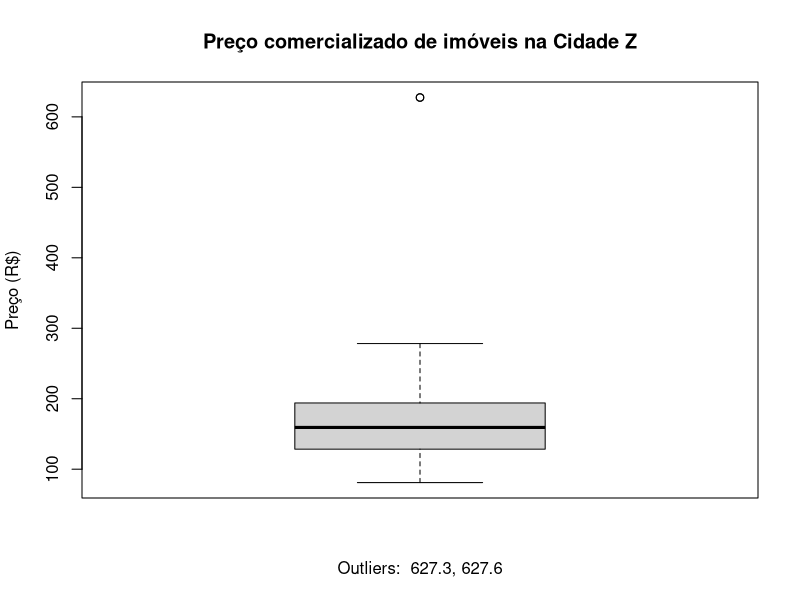

Write R code to recreate this figure.
## ---- chunk 1
# Primeiro, definimos o espaço de trabalho
workingDirectory = getwd()
setwd(workingDirectory)

library(knitr)
knitr::opts_chunk$set(echo = TRUE)
## ---- chunk 2
# Realizamos a leitura do banco de dados
zCityData = read.table("TRABALHO2.txt", header = TRUE)

# Separamos os dados da variável desejada (Preço Comercializado)
commercializedPriceData = zCityData$prc

# Com a biblioteca knitr, estruturamos uma tabela
knitr::kable(zCityData, caption = "Dados de Imóveis Residenciais comercializados na Cidade Z em 2019")
## ---- chunk 3
# Realizamos ordenação dos dados
sort(commercializedPriceData)

# Armazenamos o resumo dos dados
dataSummary = summary(commercializedPriceData)
dataSummary

# Retiramos do resumo:
# O primeiro quartil;
firstQuartile = as.numeric(dataSummary[2])
firstQuartile

# O terceiro quartil;
thirdQuartile = as.numeric(dataSummary[5])
thirdQuartile

# A mediana;
dataMedian = as.numeric(dataSummary[3])
dataMedian

# A média aritmética.
dataMean = as.numeric(dataSummary[4])
dataMean

# Calculamos o Desvio Padrão
standardDeviation = sd(commercializedPriceData)
standardDeviation
## ---- chunk 4
# Calculamos o coeficiente de assimetria de Person
pearsonAsymmetryCoefficient = 3 * (dataMean - dataMedian) / standardDeviation
pearsonAsymmetryCoefficient
## ---- chunk 5
# Calculamos os centis de 10 a 90
dataPercentiles = quantile(commercializedPriceData, seq(.1, .9, by = .1))
dataPercentiles

# Calculamos o Décimo Centil
tenthPercentile = as.numeric(dataPercentiles[1])
tenthPercentile

# Calculamos o Nonagésimo Centil
ninetiethPercentile = as.numeric(dataPercentiles[9])
ninetiethPercentile
## ---- chunk 6
# Calculamos a curtose
kurtosis = (thirdQuartile - firstQuartile) / (2 * (ninetiethPercentile - tenthPercentile))
kurtosis
## ---- chunk 7
# Separamos os outliers
boxplotStats = boxplot.stats(commercializedPriceData)
outliers = sort(boxplotStats$out)
outliers

# Geramos o boxplot!
boxplot(commercializedPriceData, ylab = "Preço (R$)", xlab = paste("Outliers: ", paste(outliers, collapse = ", ")), main = "Preço comercializado de imóveis na Cidade Z")
